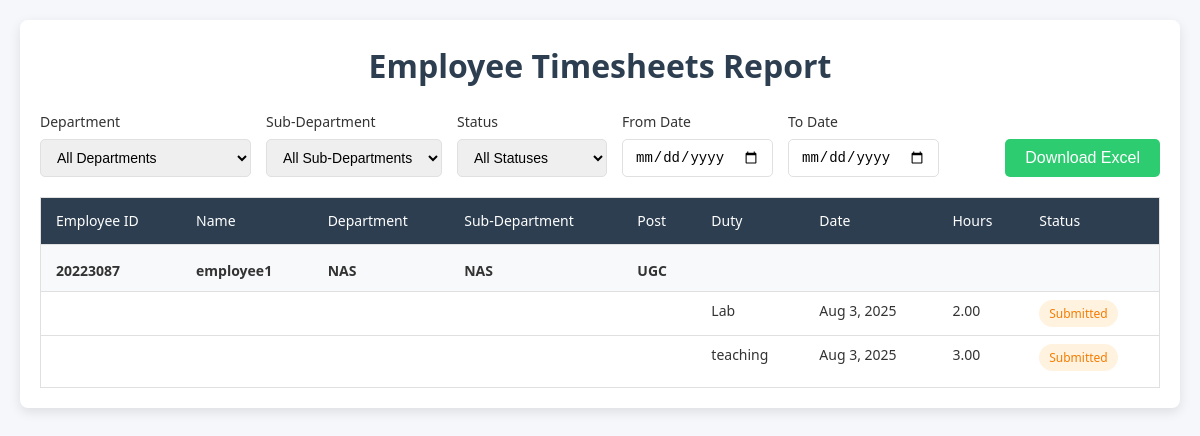
Page /employee-timesheets/ on the committed database.
### tracker/models.py (models this page shows, shortened)
class Employee(models.Model):
    user = models.OneToOneField(User, on_delete=models.CASCADE, null=True)
    employee_id = models.CharField(max_length=20, unique=True)
    department = models.CharField(max_length=100, default="Unknown")
    sub_department = models.CharField(max_length=100, blank=True, null=True)
    allocated_post = models.ForeignKey(AllocatedPost, on_delete=models.SET_NULL, null=True, blank=True)

class User(AbstractUser):
    is_admin = models.BooleanField(default=False)
    employee_id = models.CharField(max_length=20, unique=True, blank=True, null=True)

class AllocatedPost(models.Model):
    department = models.CharField(max_length=100, default="ADM")
    sub_department = models.CharField(max_length=100, blank=True, null=True)
    post_name = models.ForeignKey(DepartmentPostName, on_delete=models.PROTECT)  # Changed from CharField
    description = models.TextField(blank=True, null=True)
    created_by = models.ForeignKey(DepartmentHead, on_delete=models.SET_NULL, null=True)
    created_at = models.DateTimeField(auto_now_add=True)
    class Meta:
        unique_together = ('department', 'sub_department', 'post_name')
        ordering = ['post_name']

class DepartmentPostName(models.Model):
    name = models.CharField(max_length=100, unique=True)
    description = models.TextField(blank=True, null=True)
    created_at = models.DateTimeField(auto_now_add=True)
    class Meta:
        ordering = ['name']

class TimesheetEntry(models.Model):
    timesheet = models.ForeignKey(Timesheet, on_delete=models.CASCADE, related_name='entries')
    duty = models.ForeignKey(EmployeeDuty, on_delete=models.CASCADE)
    hours = models.DecimalField(max_digits=4, decimal_places=2)

class EmployeeDuty(models.Model):
    employee = models.ForeignKey(Employee, on_delete=models.CASCADE, related_name='duties')
    duty_name = models.ForeignKey(DutyName, on_delete=models.PROTECT)
    description = models.TextField(blank=True, null=True)
    created_at = models.DateTimeField(auto_now_add=True)
    class Meta:
        verbose_name_plural = "Employee Duties"
        ordering = ['duty_name']

class DutyName(models.Model):
    name = models.CharField(max_length=100, unique=True)
    description = models.TextField(blank=True, null=True)
    created_at = models.DateTimeField(auto_now_add=True)
    class Meta:
        ordering = ['name']

class Timesheet(models.Model):
    STATUS_CHOICES = [
        ('Open', 'Open'),
        ('Submitted', 'Submitted'),
        ('Approved', 'Approved'),
        ('Rework', 'Rework'),
        ('Rejected', 'Rejected'),
    ]
    employee = models.ForeignKey(Employee, on_delete=models.CASCADE, null=True)
    date = models.DateField()
    department = models.CharField(max_length=100, default="Unknown")
    status = models.CharField(max_length=20, choices=STATUS_CHOICES, default='Open')
    submitted_at = models.DateTimeField(auto_now_add=True)
    admin_remark = models.TextField(blank=True, null=True)
    department_head_remark = models.TextField(blank=True, null=True)
    class Meta:
        ordering = ['-submitted_at']

### tracker/views.py (the view)
# urls.py: path('employee-timesheets/', views.employee_timesheets_report, name='employee_timesheets_report'),
def employee_timesheets_report(request):
    selected_department = request.GET.get('department', '')
    selected_sub_department = request.GET.get('sub_department', '')
    selected_status = request.GET.get('status', '')
    date_from = request.GET.get('date_from', '')
    date_to = request.GET.get('date_to', '')
    employees = Employee.objects.select_related(
        'user', 'allocated_post__post_name'
    ).prefetch_related(
        'duties__duty_name', 'timesheet_set__entries__duty__duty_name'
    ).order_by('employee_id')
    if selected_department:
        employees = employees.filter(department=selected_department)
    if selected_sub_department:
        employees = employees.filter(sub_department=selected_sub_department)
    employees_timesheets = {}
    for employee in employees:
        timesheets = employee.timesheet_set.all()
        if selected_status:
            timesheets = timesheets.filter(status=selected_status)
        if date_from:
            timesheets = timesheets.filter(date__gte=date_from)
        if date_to:
            timesheets = timesheets.filter(date__lte=date_to)
        if timesheets.exists():
            employees_timesheets[employee] = timesheets
    paginator = Paginator(list(employees_timesheets.items()), 20)  # Show 20 employees per page
    page_number = request.GET.get('page')
    page_obj = paginator.get_page(page_number)
    paginated_data = dict(page_obj.object_list)
    context = {
        'employees_timesheets': paginated_data,
        'departments': DEPARTMENT_CHOICES,
        'sub_departments': SUB_DEPARTMENT_CHOICES.get(selected_department, []),
        'statuses': Timesheet.STATUS_CHOICES,
        'selected_department': selected_department,
        'selected_sub_department': selected_sub_department,
        'selected_status': selected_status,
        'date_from': date_from,
        'date_to': date_to,
        'page_obj': page_obj,
        'is_paginated': paginator.num_pages > 1,
    }
    return render(request, 'employee_timesheets_report.html', context)

### tracker/templates/employee_timesheets_report.html (shortened to what this page needs)
<!DOCTYPE html>
<html lang="en">
<head>
</head>
<body>
  <div class="container">
    <h1>Employee Timesheets Report</h1>
    <div class="header-actions">
      <div class="filters">
        <div class="filter-group">
          <label for="department">Department</label>
          <select id="department" name="department">
            <option value="">All Departments</option>
          </select>
        </div>
        <div class="filter-group">
          <label for="sub_department">Sub-Department</label>
          <select id="sub_department" name="sub_department">
            <option value="">All Sub-Departments</option>
          </select>
        </div>
        <div class="filter-group">
          <label for="status">Status</label>
          <select id="status" name="status">
            <option value="">All Statuses</option>
          </select>
        </div>
        <div class="filter-group">
          <label for="date_from">From Date</label>
          <input type="date" id="date_from" name="date_from" value="{{ date_from|default_if_none:'' }}">
        </div>
        <div class="filter-group">
          <label for="date_to">To Date</label>
          <input type="date" id="date_to" name="date_to" value="{{ date_to|default_if_none:'' }}">
        </div>
      </div>
      <form method="post" action="{% url 'download_timesheets_excel' %}">
        <button type="submit" class="btn btn-excel">Download Excel</button>
      </form>
    </div>
    {% if employees_timesheets %}
      <div class="table-responsive">
        <table>
          <thead>
            <tr>
              <th>Employee ID</th>
              <th>Name</th>
              <th>Department</th>
              <th>Sub-Department</th>
              <th>Post</th>
              <th>Duty</th>
              <th>Date</th>
              <th>Hours</th>
              <th>Status</th>
            </tr>
          </thead>
          <tbody>
            {% for employee, timesheets in employees_timesheets.items %}
              <tr class="employee-group">
                <tr class="employee-header">
                  <td>{{ employee.employee_id }}</td>
                  <td>{{ employee.user.username }}</td>
                  <td>{{ employee.department }}</td>
                  <td>{{ employee.sub_department|default:"-" }}</td>
                  <td>{{ employee.allocated_post.post_name.name|default:"-" }}</td>
                  <td colspan="4"></td>
                </tr>
                {% for timesheet in timesheets %}
                  {% for entry in timesheet.entries.all %}
                    <tr class="duty-row">
                      <td class="empty-cell"></td>
                      <td class="empty-cell"></td>
                      <td class="empty-cell"></td>
                      <td class="empty-cell"></td>
                      <td class="empty-cell"></td>
                      <td>{{ entry.duty.duty_name.name }}</td>
                      <td>{{ timesheet.date|date:"M. j, Y" }}</td>
                      <td>{{ entry.hours }}</td>
                      <td><span class="status status-{{ timesheet.status|lower }}">{{ timesheet.get_status_display }}</span></td>
                    </tr>
                  {% endfor %}
                {% endfor %}
              </tr>
            {% endfor %}
          </tbody>
        </table>
      </div>
    {% else %}
      <div class="no-data">
        <p>No timesheets found matching your criteria.</p>
      </div>
    {% endif %}
  </div>
</body>
</html>

### tracker/templates/employee_timesheets_report.html (style rules this page uses)
:root { --primary-color: #3498db; --secondary-color: #2c3e50; --success-color: #2ecc71; --warning-color: #f39c12; --danger-color: #e74c3c; --light-gray: #f5f7fa; --medium-gray: #e0e0e0; --dark-gray: #95a5a6; --text-color: #333; --white: #ffffff; }
* { box-sizing: border-box; margin: 0; padding: 0; }
body { font-family: 'Segoe UI', Tahoma, Geneva, Verdana, sans-serif; line-height: 1.6; color: var(--text-color); background-color: var(--light-gray); padding: 20px; }
.container { max-width: 1400px; margin: 0 auto; background-color: var(--white); padding: 20px; border-radius: 8px; box-shadow: 0 4px 12px rgba(0,0,0,0.1); }
h1 { color: var(--secondary-color); margin-bottom: 20px; text-align: center; }
.header-actions { display: flex; justify-content: space-between; align-items: flex-end; margin-bottom: 20px; flex-wrap: wrap; gap: 20px; }
.btn { display: inline-block; padding: 10px 20px; background-color: var(--primary-color); color: var(--white); text-decoration: none; border-radius: 5px; font-weight: 500; transition: all 0.2s; border: none; cursor: pointer; font-size: 16px; white-space: nowrap; }
.btn-excel { background-color: var(--success-color); }
.filters { display: flex; gap: 15px; flex-wrap: wrap; margin-bottom: 0; flex-grow: 1; }
.filter-group { display: flex; flex-direction: column; min-width: 150px; }
label { margin-bottom: 5px; font-weight: 500; font-size: 14px; }
select, input { padding: 8px 12px; border-radius: 5px; border: 1px solid var(--medium-gray); font-size: 14px; min-height: 38px; }
table { width: 100%; border-collapse: collapse; margin-top: 20px; font-size: 14px; border: 1px solid var(--medium-gray); }
th, td { padding: 12px 15px; text-align: left; border-bottom: 1px solid var(--medium-gray); vertical-align: top; }
th { background-color: var(--secondary-color); color: var(--white); font-weight: 500; position: sticky; top: 0; }
.employee-group { border-top: 2px solid var(--medium-gray); }
.employee-group:first-child { border-top: none; }
.employee-header { background-color: #f8f9fa; font-weight: bold; }
.employee-header td { padding-top: 16px; padding-bottom: 8px; }
.duty-row td { padding-top: 8px; padding-bottom: 8px; }
.duty-row:last-child td { padding-bottom: 16px; }
.empty-cell { color: var(--dark-gray); }
.status { display: inline-block; padding: 4px 10px; border-radius: 20px; font-size: 12px; font-weight: 500; white-space: nowrap; }
.status-submitted { background-color: #fff3e0; color: #f57c00; }

### rows in the picture
Employee: employee_id "20223087", user.username "employee1", department "NAS", sub_department "NAS", allocated_post.post_name.name "UGC"
Timesheet: status "Submitted"
TimesheetEntry: duty.duty_name.name "Lab", hours "2.00"
TimesheetEntry: duty.duty_name.name "teaching", hours "3.00"
